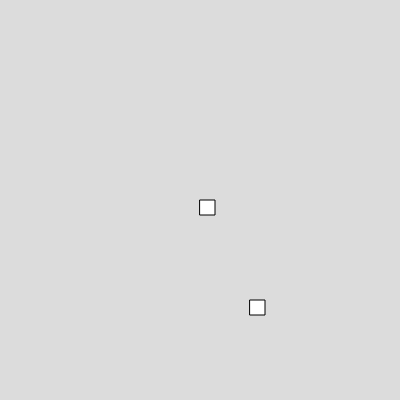
Frame 1 (no input)
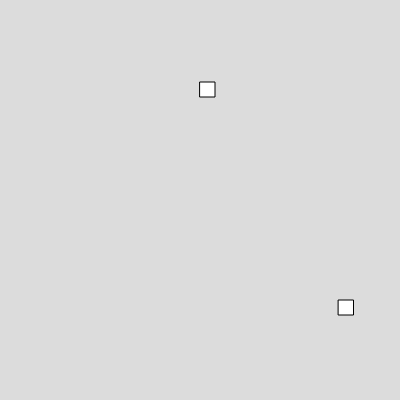
Frame 60 (no input)
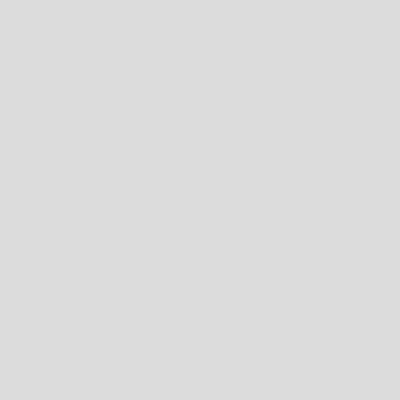
Frame 120 (the mouse pressed at the canvas centre since frame 60)

The p5.js sketch that drew these frames (run headless with seeded random() and noise() and a simulated clock; from frame 60 on, the mouse is pressed at the canvas centre):

// p5.js sketch
// ── sketch.js
var box,box2
function setup() 
{
  createCanvas(400, 400);
  box=new Box(200,200,15,15,2,-2);
  box2=new Box(250,300,15,15,1.5,2);
}

function draw() 
{
  background(220);
box.show()
box.moveUp()
box2.show()
box2.move()
}


// ── box.js
class Box
  {
    constructor(x,y,w,h,vx,vy)
    {
      this.x =x;
      this.y =y;
      this.w =w;
      this.h = h;
      this.vx = vx;
      this.vy=vy;
    }
    
    show()
    {
      rect(this.x,this.y,this.w,this.h)
    }
    
    move()
    {
      this.x = this.x+this.vx;
    }
    moveUp()
  {
    this.y=this.y+this.vy;
  }
  }

  
